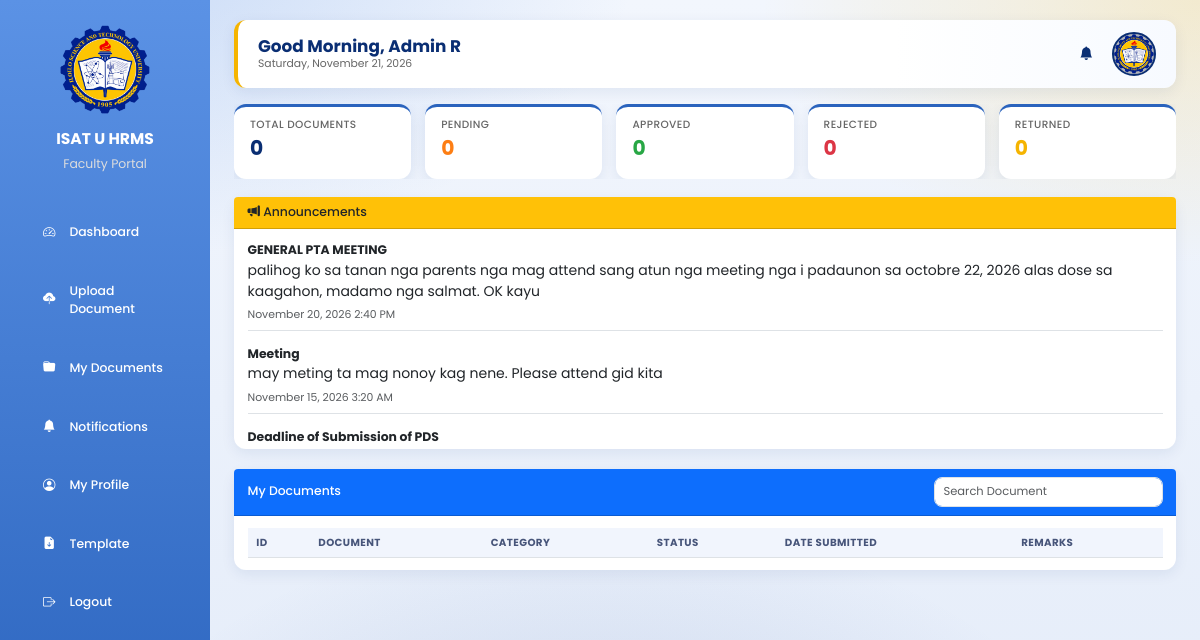
Screenshot of /faculty/dashboard.php (signed in) with the database file from the repository.
### tables this page shows
CREATE TABLE `users` (
  `user_id` int(11) NOT NULL AUTO_INCREMENT,
  `employee_id` varchar(50) DEFAULT NULL,
  `first_name` varchar(100) NOT NULL,
  `middle_name` varchar(100) DEFAULT NULL,
  `last_name` varchar(100) NOT NULL,
  `email` varchar(150) NOT NULL,
  `password` varchar(255) NOT NULL,
  `role` varchar(20) NOT NULL,
  `department` varchar(150) DEFAULT NULL,
  `position_title` varchar(150) DEFAULT NULL,
  `profile_picture` varchar(255) DEFAULT NULL,
  `reset_token` varchar(255) DEFAULT NULL,
  `reset_token_expiry` datetime DEFAULT NULL,
  `status` varchar(20) DEFAULT 'active',
  `created_at` timestamp NOT NULL DEFAULT current_timestamp(),
  PRIMARY KEY (`user_id`)
);

CREATE TABLE `announcements` (
  `announcement_id` int(11) NOT NULL AUTO_INCREMENT,
  `title` varchar(255) NOT NULL,
  `message` text NOT NULL,
  `created_at` timestamp NOT NULL DEFAULT current_timestamp(),
  PRIMARY KEY (`announcement_id`)
);

### faculty/dashboard.php (the view, shortened to what this page needs)
<?php
include "../db.php";
$user_id = $_SESSION['user_id'];
$total=mysqli_fetch_row(mysqli_query($conn,"
SELECT COUNT(*)
FROM documents
WHERE user_id='$user_id'
"))[0];
$pending=mysqli_fetch_row(mysqli_query($conn,"
SELECT COUNT(*)
FROM documents
WHERE user_id='$user_id'
AND status='Pending'
"))[0];
$approved=mysqli_fetch_row(mysqli_query($conn,"
SELECT COUNT(*)
FROM documents
WHERE user_id='$user_id'
AND status='Approved'
"))[0];
$rejected=mysqli_fetch_row(mysqli_query($conn,"
SELECT COUNT(*)
FROM documents
WHERE user_id='$user_id'
AND status='Rejected'
"))[0];
$returned=mysqli_fetch_row(mysqli_query($conn,"
SELECT COUNT(*)
FROM documents
WHERE user_id='$user_id'
AND status='Returned'
"))[0];
$hour=date("G");
if($hour>=5 && $hour<12)
{
    $greeting="Good Morning";
}
elseif($hour>=12 && $hour<18)
{
    $greeting="Good Afternoon";
}
else
{
    $greeting="Good Evening";
}
?>
<!DOCTYPE html>
<html lang="en">
<head>
<link href="https://cdn.jsdelivr.net/npm/bootstrap@5.3.3/dist/css/bootstrap.min.css" rel="stylesheet">
<link href="https://cdn.jsdelivr.net/npm/bootstrap-icons@1.11.3/font/bootstrap-icons.css" rel="stylesheet">
<link rel="stylesheet" href="../assets/ui.css">
</head>
<body>
<div class="sidebar">
<a href="dashboard.php" title="Go to Dashboard" style="padding:0;margin:0 auto 4px;background:none;display:block;width:fit-content;text-decoration:none;"><img src="../images/isatu_logo.png"></a>
<h3>ISAT U HRMS</h3>
<p>Faculty Portal</p>
<a href="dashboard.php">
<i class="bi bi-speedometer2"></i>
Dashboard
</a>
<a href="upload.php">
<i class="bi bi-cloud-upload-fill"></i>
Upload Document
</a>
<a href="my_documents.php">
<i class="bi bi-folder-fill"></i>
My Documents
</a>
<a href="notifications.php">
<i class="bi bi-bell-fill"></i>
Notifications
</a>
<a href="profile.php">
<i class="bi bi-person-circle"></i>
My Profile
</a>
<a href="templates.php">
<i class="bi bi-file-earmark-arrow-down-fill"></i>
Template
</a>
<a href="../logout.php" onclick="return confirm('Are you sure you want to log out?')">
<i class="bi bi-box-arrow-right"></i>
Logout
</a>
</div>
<div class="main">
<div class="topbar">
<div>
<h2><?php echo $greeting; ?>, <?php echo $_SESSION['fullname']; ?></h2>
<p><?php echo date("l, F d, Y"); ?></p>
</div>
<div class="d-flex align-items-center gap-3">
<div class="dropdown">
    <button class="btn position-relative" id="notifBell" data-bs-toggle="dropdown" style="border:none;background:none;">
        <i class="bi bi-bell-fill fs-4" style="color:#0A2E73;"></i>
    </button>
</div>
<?php require_once __DIR__ . '/../includes/avatar.php'; echo topbar_avatar($conn); ?>
</div>
</div>
<div class="stats">
<a href="my_documents.php" class="stat-card stat-click" title="View all my documents">
<h5>Total Documents</h5>
<h2 class="text-blue"><?php echo $total; ?></h2>
</a>
<a href="my_documents.php?status=Pending" class="stat-card stat-click" title="View pending documents">
<h5>Pending</h5>
<h2 style="color:#fd7e14;"><?php echo $pending; ?></h2>
</a>
<a href="my_documents.php?status=Approved" class="stat-card stat-click" title="View approved documents">
<h5>Approved</h5>
<h2 class="text-green"><?php echo $approved; ?></h2>
</a>
<a href="my_documents.php?status=Rejected" class="stat-card stat-click" title="View rejected documents">
<h5>Rejected</h5>
<h2 class="text-red"><?php echo $rejected; ?></h2>
</a>
<a href="my_documents.php?status=Returned" class="stat-card stat-click" title="View returned documents">
<h5>Returned</h5>
<h2 class="text-yellow"><?php echo $returned; ?></h2>
</a>
</div>
<div class="card shadow border-0 mb-4">
<div class="card-header bg-warning text-dark">
<h5 class="mb-0"><i class="bi bi-megaphone-fill"></i> Announcements</h5>
</div>
<div class="card-body" style="max-height:220px;overflow-y:auto;">
<?php
$announcements = mysqli_query($conn, "SELECT * FROM announcements ORDER BY created_at DESC LIMIT 5");
if (mysqli_num_rows($announcements) === 0) {
    echo "<p class='text-muted mb-0'>No announcements yet.</p>";
} else {
    while ($a = mysqli_fetch_assoc($announcements)) {
        echo "<div class='mb-3 pb-2 border-bottom'>
            <strong>" . htmlspecialchars($a['title']) . "</strong>
            <p class='mb-1' style='font-size:14px;'>" . nl2br(htmlspecialchars($a['message'])) . "</p>
            <small class='text-muted'>" . date("F d, Y g:i A", strtotime($a['created_at'])) . "</small>
        </div>";
    }
}
?>
</div>
</div>
<div class="card shadow border-0">
<div class="card-header bg-primary text-white d-flex justify-content-between align-items-center">
<h5 class="mb-0">
My Documents
</h5>
<input
type="text"
id="searchInput"
class="form-control w-25"
placeholder="Search Document">
</div>
<div class="card-body">
<div class="table-responsive">
<table class="table table-hover align-middle" id="documentsTable">
<thead>
<tr>
<th>ID</th>
<th>Document</th>
<th>Category</th>
<th>Status</th>
<th>Date Submitted</th>
<th>Remarks</th>
</tr>
</thead>
</table>
</div>
</div>
</div>
</body>
</html>

### includes/avatar.php (shortened to what this page needs)
<?php
if (!function_exists('topbar_avatar')) {
    function topbar_avatar($conn, $size = 44, $href = 'profile.php') {
        $uid = (int)($_SESSION['user_id'] ?? 0);
        $pic = '';
        $res = mysqli_query($conn, "SELECT profile_picture FROM users WHERE user_id = $uid LIMIT 1");
        if ($res && ($r = mysqli_fetch_assoc($res))) { $pic = basename((string)($r['profile_picture'] ?? '')); }
        $file = dirname(__DIR__) . '/uploads/profile_pictures/' . $pic;
        if ($pic !== '' && file_exists($file)) {
            $src = '../uploads/profile_pictures/' . rawurlencode($pic);
        }
        $size = (int)$size;
        return '<a href="' . htmlspecialchars($href) . '" title="My Profile" style="display:inline-block;line-height:0;">'
             . '<img src="' . htmlspecialchars($src, ENT_QUOTES) . '" alt="Profile" '
             . 'style="width:' . $size . 'px;height:' . $size . 'px;border-radius:50%;object-fit:cover;'
             . 'border:2px solid #0A2E73;background:#b0b3b8;"></a>';
    }
}

### assets/ui.css (style rules this page uses)
html { font-size:13.5px !important; }
body { font-size:.92rem; background: radial-gradient(900px 500px at 8% -5%, rgba(91,146,229,.28), transparent 60%), radial-gradient(800px 480px at 100% 0%, rgba(245,180,0,.18), transparent 55%), radial-gradient(900px 600px at 50% 110%, rgba(18,60,146,.16), transparent 60%), linear-gradient(180deg,#f2f6fd 0%,#e4ecf9 100%) !important; background-attachment:fixed !important; }
h2 { font-size:1.3rem !important; }
h3 { font-size:1.15rem !important; }
h5 { font-size:.92rem !important; }
.topbar h2,.page-header h2,.page-header h3 { font-size:1.25rem !important; }
.topbar p { font-size:.8rem !important; }
.main { padding:20px 24px !important; }
.topbar { padding:12px 20px !important;border-radius:12px !important;margin-bottom:16px !important; box-shadow:0 4px 14px rgba(10,46,115,.08) !important; border-left:4px solid #F5B400; background:linear-gradient(90deg,#fff 70%,#f7faff) !important; }
.stats { gap:14px !important;margin-bottom:18px !important; }
.stat-card,.chart-card,.card,.profile-card,.card-box { border-radius:12px !important;box-shadow:0 4px 14px rgba(10,46,115,.08) !important; }
.stat-card { padding:14px 18px !important;border-top:3px solid #2a63bd; }
.stat-card h5 { font-size:.78rem !important;margin-bottom:4px !important;text-transform:uppercase;letter-spacing:.4px; }
.stat-card h2 { font-size:1.6rem !important; }
.card-body { padding:.9rem 1rem !important; }
.card-header { padding:.6rem 1rem !important;font-size:.9rem; }
.table { font-size:.84rem;margin-bottom:0; }
.table>:not(caption)>*>* { padding:.5rem .65rem !important; }
.table thead th { font-size:.76rem;text-transform:uppercase;letter-spacing:.4px;color:#47557a;background:#f1f5fd !important; }
.btn { font-size:.8rem;padding:.32rem .7rem;border-radius:8px; }
.form-control,.form-select { font-size:.85rem;padding:.38rem .65rem;border-radius:8px; }
.fs-4 { font-size:1rem !important; }
.table-responsive { font-size:.84rem; }
.stats { display:grid !important;grid-template-columns:none !important;grid-auto-flow:column !important;grid-auto-columns:minmax(0,1fr) !important;gap:14px !important;overflow-x:auto; }
.stats .stat-card { padding:12px 16px !important;border-radius:12px !important; }
.stats .stat-card h2 { font-size:1.5rem !important; }
a.stat-card { color:inherit;text-decoration:none;display:block; }
.stat-click { cursor:pointer;transition:transform .2s,box-shadow .2s; }
.topbar .dropdown .btn { padding:.2rem .4rem; }

### faculty/dashboard.php (style rules this page uses)
* { margin:0; padding:0; box-sizing:border-box; font-family:'Poppins',sans-serif; }
body { background:#eef3fb; overflow-x:hidden; }
.sidebar { position:fixed; left:0; top:0; width:210px; height:100vh; background:linear-gradient(180deg,#5b92e5,#2a63bd); padding:25px; overflow:auto; }
.sidebar img { width:90px; display:block; margin:auto; }
.sidebar h3 { color:#fff; text-align:center; margin-top:15px; font-weight:700; }
.sidebar p { color:#ddd; text-align:center; margin-bottom:35px; }
.sidebar a { display:flex; align-items:center; gap:14px; padding:14px 18px; margin-bottom:12px; text-decoration:none; color:#fff; border-radius:12px; transition:.3s; font-weight:500; }
.main { margin-left:210px; padding:30px; }
.topbar { background:#fff; padding:20px 30px; border-radius:18px; display:flex; justify-content:space-between; align-items:center; box-shadow:0 8px 20px rgba(0,0,0,.08); margin-bottom:25px; }
.topbar h2 { margin:0; font-weight:700; color:#0A2E73; }
.topbar p { margin:0; color:#666; }
.stats { display:grid; grid-template-columns:repeat(4,1fr); gap:20px; margin-bottom:25px; }
.stat-card { background:#fff; padding:25px; border-radius:18px; box-shadow:0 8px 20px rgba(0,0,0,.08); }
.stat-card h5 { color:#666; margin-bottom:10px; }
.stat-card h2 { color:#0A2E73; font-weight:700; }
.stat-card h2.text-blue { color:#0A2E73; }
.stat-card h2.text-green { color:#28a745; }
.stat-card h2.text-red { color:#dc3545; }
.stat-card h2.text-yellow { color:#F5B400; }

### rows the page displays
users: profile_picture (picture)
announcements: title "GENERAL PTA MEETING", message "palihog ko sa tanan nga parents nga mag attend sang atun nga meeting nga i padaunon sa octobre 22, 2026 alas dose sa kaagahon, madamo nga salmat. OK kayu", created_at "November 20, 2026 2:40 PM"
announcements: title "Meeting", message "may meting ta mag nonoy kag nene. Please attend gid kita", created_at "November 15, 2026 3:20 AM"
announcements: title "Deadline of Submission of PDS"

### other values shown
$greeting "Good Morning"
$_SESSION['fullname'] "Admin R"
$total "0"
$pending "0"
$approved "0"
$rejected "0"
$returned "0"
